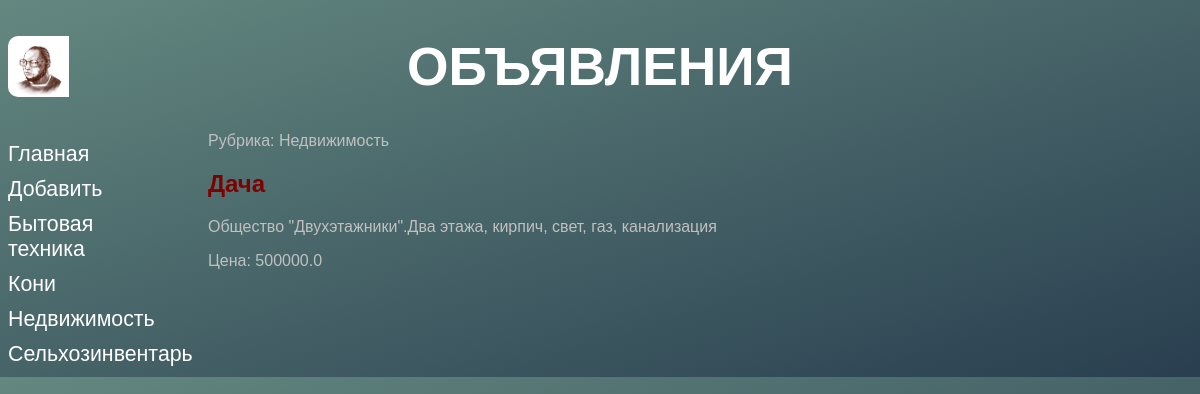
The app's page /bboard/detail/1/, older data.
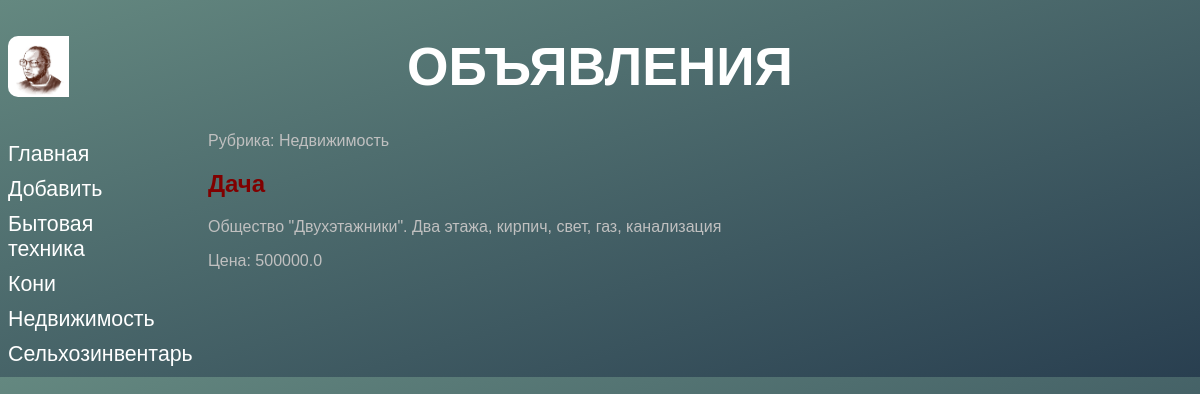
The same page, newer data.
### bboard/models.py (models this page shows, shortened)
class Bb(models.Model):
	title = models.CharField(max_length = 50, verbose_name = 'Товар',
		validators = [validators.RegexValidator(regex = '^.{4,}$')],
		error_messages = {'invalid': 'Неправильное название товара'})
	content = models.TextField(null = True, blank = True, verbose_name = 'Описание')
	price = models. FloatField(null = True, blank = True, verbose_name = 'Цена')
	published = models.DateTimeField(auto_now_add = True, db_index = True, verbose_name = 'Опубликованно')
	rubric = models.ForeignKey('Rubric', null = True, on_delete = models.PROTECT, verbose_name = 'Рубрика')
	def title_and_prices(self):
		if self.price:
			return '%s (%.2f)' % (self.title, self.price)
		else:
			return self.title
	title_and_prices.short_description = 'Название и цена'
	class Meta:
		verbose_name_plural = 'Объявления'
		verbose_name = 'Объявление'
		ordering = ['-published']

class Rubric(models.Model):
	name = models.CharField(max_length = 20, db_index = True, verbose_name = 'Название')
	class Meta:
		verbose_name_plural = 'Рубрики'
		verbose_name = 'Рубрика'
		ordering = ['name']

### bboard/views.py (the view)
# urls.py: path('detail/<int:pk>/', BbDetailView.as_view(), name = 'detail'),
class BbDetailView(DetailView):
	model = Bb
	def get_context_data(self, *args, **kwargs):
		context = super().get_context_data(*args, **kwargs)
		context['rubrics'] = Rubric.objects.all()
		return context

### bboard/templates/bboard/bb_detail.html (shortened to what this page needs)
{% extends "layout/basic.html" %}
{% block content %}
	<p>Рубрика: {{ bb.rubric.name }} </p>
	<h2>{{ bb.title }}</h2>
	<p>{{ bb.content }}</p>
	<p>Цена: {{bb.price}}</p>
{% endblock %}

Row changes from the older to the newer data that the page shows:
changed Bb "Дача": content "Общество \"Двухэтажники\".Два этажа, кирпич, свет, газ, канализация" → "Общество \"Двухэтажники\". Два этажа, кирпич, свет, газ, канализация"
